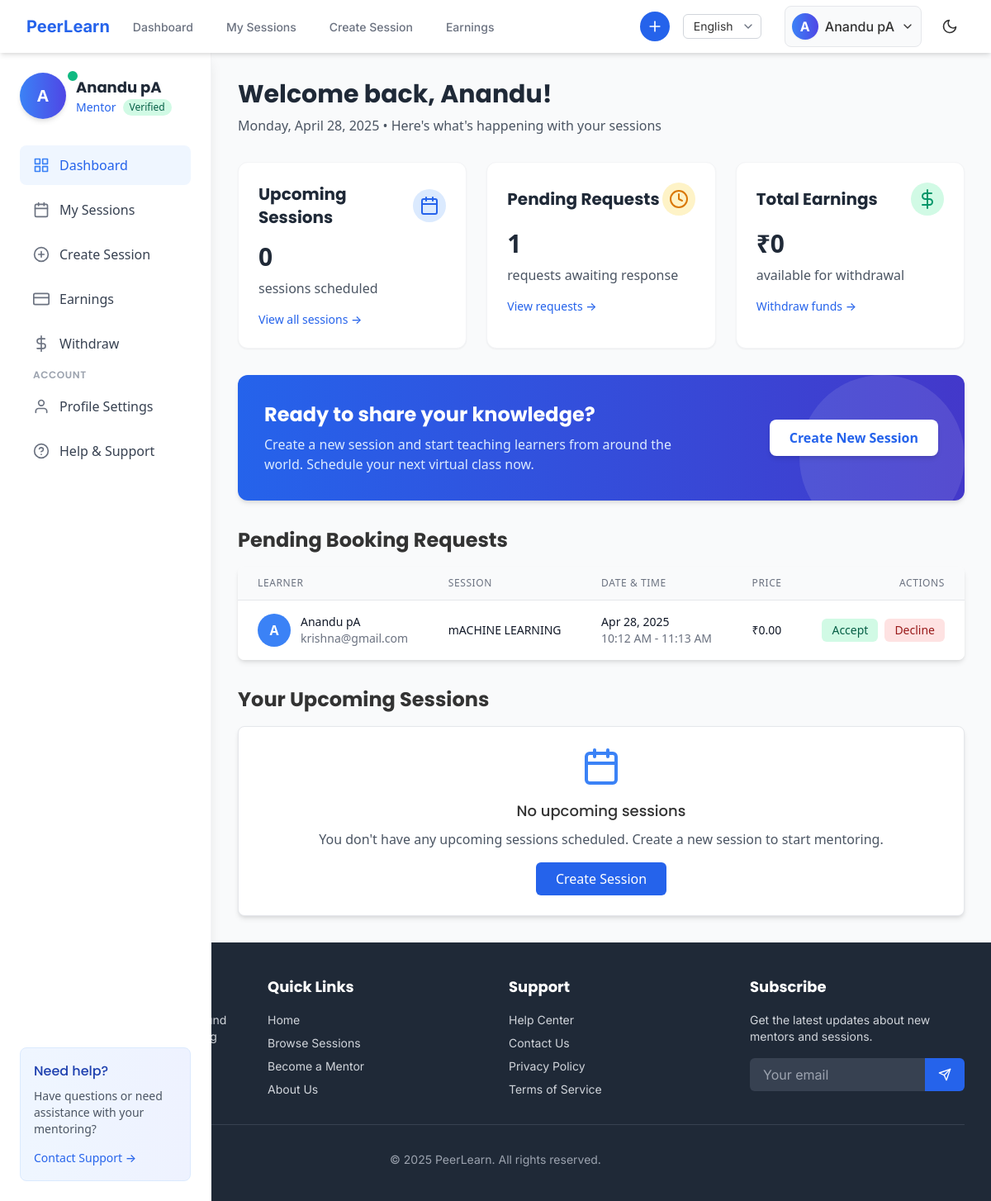
The page /dashboard/mentor/ (signed in) on the database as committed earlier.
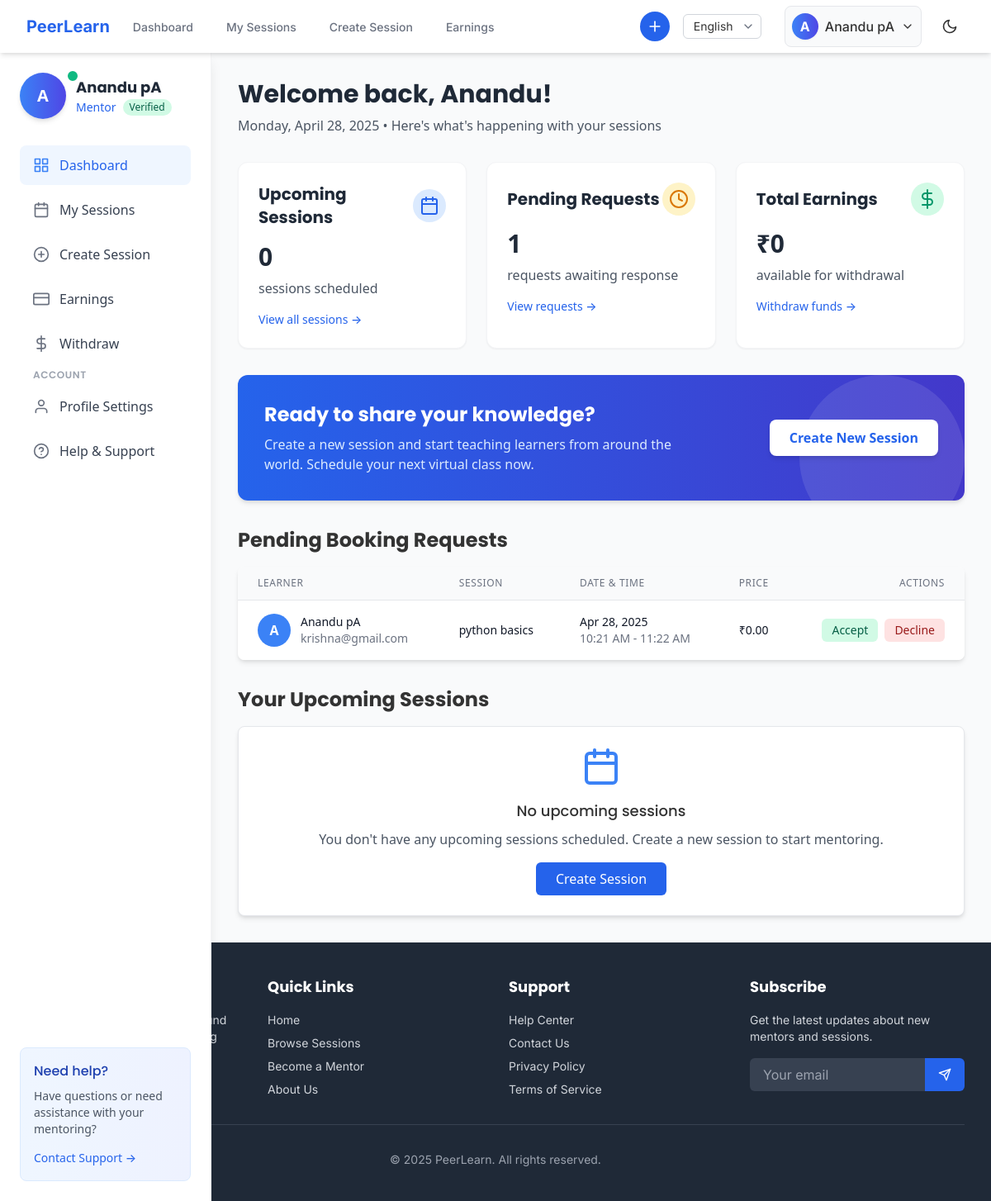
The same page on the database as committed later.
### learning_sessions/models.py (models this page shows, shortened)
class Booking(models.Model):
    STATUS_CHOICES = (
        ('pending', _('Pending')),
        ('confirmed', _('Confirmed')),
        ('rejected', _('Rejected')),
        ('cancelled', _('Cancelled')),
        ('completed', _('Completed')),
    )
    session = models.ForeignKey(Session, on_delete=models.CASCADE, related_name='bookings')
    learner = models.ForeignKey(User, on_delete=models.CASCADE, related_name='bookings')
    status = models.CharField(_('status'), max_length=20, choices=STATUS_CHOICES, default='pending')
    payment_complete = models.BooleanField(_('payment complete'), default=False)
    coupon_applied = models.CharField(_('coupon code'), max_length=50, blank=True, null=True)
    discount_amount = models.DecimalField(_('discount amount'), max_digits=10, decimal_places=2, default=0)
    final_price = models.DecimalField(_('final price'), max_digits=10, decimal_places=2, null=True)
    created_at = models.DateTimeField(auto_now_add=True)
    class Meta:
        ordering = ['-created_at']
        unique_together = ('session', 'learner')

class Session(models.Model):
    STATUS_CHOICES = (
        ('scheduled', _('Scheduled')),
        ('in_progress', _('In Progress')),
        ('completed', _('Completed')),
        ('cancelled', _('Cancelled')),
    )
    mentor = models.ForeignKey(MentorProfile, on_delete=models.CASCADE, related_name='sessions')
    title = models.CharField(_('title'), max_length=255)
    description = models.TextField(_('description'))
    topics_to_cover = models.TextField(_('topics to cover'), blank=True, help_text=_("List of topics that will be covered in this session"))
    start_time = models.DateTimeField(_('start time'))
    end_time = models.DateTimeField(_('end time'))
    price = models.DecimalField(_('price'), max_digits=10, decimal_places=2)
    max_participants = models.PositiveIntegerField(_('maximum participants'), default=1)
    current_participants = models.PositiveIntegerField(_('current participants'), default=0)
    status = models.CharField(_('status'), max_length=20, choices=STATUS_CHOICES, default='scheduled')
    tags = models.CharField(_('tags'), max_length=255, blank=True, help_text=_("Comma-separated tags"))
    thumbnail = models.ImageField(_('thumbnail'), upload_to='session_thumbnails/', blank=True, null=True)
    created_at = models.DateTimeField(auto_now_add=True)
    updated_at = models.DateTimeField(auto_now=True)
    class Meta:
        ordering = ['start_time']
        indexes = [
            models.Index(fields=['start_time']),
            models.Index(fields=['status']),
        ]

### users/models.py (models this page shows, shortened)
class User(AbstractUser):
    ROLE_CHOICES = (
        ('learner', _('Learner')),
        ('mentor', _('Mentor')),
        ('admin', _('Admin')),
    )
    username = None
    email = models.EmailField(_('email address'), unique=True)
    profile_picture = models.ImageField(_('profile picture'), upload_to='profile_pictures/', blank=True, null=True)
    role = models.CharField(_('role'), max_length=10, choices=ROLE_CHOICES, default='learner')
    two_factor_enabled = models.BooleanField(_('two-factor authentication'), default=False)
    USERNAME_FIELD = 'email'
    REQUIRED_FIELDS = []
    objects = UserManager()
    def get_full_name(self):
        return f"{self.first_name} {self.last_name}".strip() or self.email
    full_name = property(get_full_name)
    def get_dashboard_url(self):
        if self.role == 'learner':
            return reverse('learner_dashboard')
        elif self.role == 'mentor':
            return reverse('mentor_dashboard')
        elif self.role == 'admin':
            return reverse('admin_dashboard')
        return reverse('landing_page')

### users/views.py (the view)
# urls.py: path('dashboard/mentor/', views.mentor_dashboard, name='mentor_dashboard'),
@login_required
def mentor_dashboard(request):
    if request.user.role != 'mentor':
        return redirect(request.user.get_dashboard_url())
    from learning_sessions.models import Session, Booking
    from payments.models import Transaction
    from .models import MentorProfile
    try:
        mentor_profile = request.user.mentor_profile
    except MentorProfile.DoesNotExist:
        mentor_profile = MentorProfile.objects.create(
            user=request.user,
            expertise="",
            bio="",
            hourly_rate=0
        )
    upcoming_sessions = Session.objects.filter(
        mentor=mentor_profile,
        start_time__gt=timezone.now(),
    ).order_by('start_time')
    pending_bookings = Booking.objects.filter(
        session__mentor=mentor_profile,
        status='pending'
    ).order_by('created_at')
    earnings = Transaction.objects.filter(
        booking__session__mentor=mentor_profile,
        status='completed'
    )
    total_earnings = sum(t.amount for t in earnings)
    pending_withdrawals = Transaction.objects.filter(
        booking__session__mentor=mentor_profile,
        status='withdrawal_pending'
    ).count()
    return render(request, 'dashboard/mentor_dashboard.html', {
        'mentor_profile': mentor_profile,
        'upcoming_sessions': upcoming_sessions,
        'pending_bookings': pending_bookings,
        'total_earnings': total_earnings,
        'pending_withdrawals': pending_withdrawals,
    })

### templates/dashboard/mentor_dashboard.html (shortened to what the changed rows need)
{% extends 'base.html' %}
{% load i18n %}
{% load static %}
{% block content %}
<div class="bg-gray-50 min-h-screen font-sans">
    <div id="sidebar" class="sidebar fixed left-0 top-16 bottom-0 w-64 bg-white shadow-lg z-40 border-r border-gray-100 transition-all duration-300 transform -translate-x-full md:translate-x-0">
        <div class="h-full flex flex-col overflow-y-auto scrollbar-thin">
            <div class="p-6">
                <div class="flex items-center mb-6">
                    <div>
                        <h2 class="text-lg font-bold text-gray-800">{{ user.get_full_name }}</h2>
                    </div>
                </div>
            </div>
        </div>
    </div>
    <div class="md:ml-64 p-6 lg:p-8">
        <h1 class="text-3xl font-bold text-gray-800 mb-2">{% trans "Welcome back" %}, {{ user.first_name }}!</h1>
        <div class="grid grid-cols-1 md:grid-cols-3 gap-6 mb-8">
            <div class="bg-white rounded-xl shadow-sm p-6 border border-gray-100 transform transition-all duration-300 hover:shadow-md hover:-translate-y-1">
                <div class="flex justify-between items-center mb-4">
                    <h2 class="text-xl font-bold text-gray-800">{% trans "Upcoming Sessions" %}</h2>
                </div>
            </div>
            <div class="bg-white rounded-xl shadow-sm p-6 border border-gray-100 transform transition-all duration-300 hover:shadow-md hover:-translate-y-1">
                <div class="flex justify-between items-center mb-4">
                    <h2 class="text-xl font-bold text-gray-800">{% trans "Pending Requests" %}</h2>
                </div>
            </div>
            <div class="bg-white rounded-xl shadow-sm p-6 border border-gray-100 transform transition-all duration-300 hover:shadow-md hover:-translate-y-1">
                <div class="flex justify-between items-center mb-4">
                    <h2 class="text-xl font-bold text-gray-800">{% trans "Total Earnings" %}</h2>
                </div>
            </div>
        </div>
        <div class="bg-gradient-to-r from-blue-600 to-indigo-700 rounded-xl shadow-md p-8 mb-8 text-white relative overflow-hidden">
            <div class="flex flex-col md:flex-row md:items-center justify-between relative z-10">
                <div class="mb-6 md:mb-0">
                    <h2 class="text-2xl font-bold mb-2">{% trans "Ready to share your knowledge?" %}</h2>
                </div>
            </div>
        </div>
        <h2 class="text-2xl font-bold mb-4">{% trans "Pending Booking Requests" %}</h2>
        {% if pending_bookings %}
            <div class="bg-white rounded-lg shadow-md overflow-hidden mb-8">
                <table class="min-w-full divide-y divide-gray-200">
                    <thead class="bg-gray-50">
                        <tr>
                            <th scope="col" class="px-6 py-3 text-left text-xs font-medium text-gray-500 uppercase tracking-wider">
                                {% trans "Learner" %}
                            </th>
                            <th scope="col" class="px-6 py-3 text-left text-xs font-medium text-gray-500 uppercase tracking-wider">
                                {% trans "Session" %}
                            </th>
                            <th scope="col" class="px-6 py-3 text-left text-xs font-medium text-gray-500 uppercase tracking-wider">
                                {% trans "Date & Time" %}
                            </th>
                            <th scope="col" class="px-6 py-3 text-left text-xs font-medium text-gray-500 uppercase tracking-wider">
                                {% trans "Price" %}
                            </th>
                            <th scope="col" class="px-6 py-3 text-right text-xs font-medium text-gray-500 uppercase tracking-wider">
                                {% trans "Actions" %}
                            </th>
                        </tr>
                    </thead>
                    <tbody class="bg-white divide-y divide-gray-200">
                        {% for booking in pending_bookings %}
                            <tr>
                                <td class="px-6 py-4 whitespace-nowrap">
                                    <div class="flex items-center">
                                        {% if booking.learner.profile_picture %}
                                            <img src="{{ booking.learner.profile_picture.url }}" alt="{{ booking.learner.get_full_name }}" class="h-10 w-10 rounded-full object-cover mr-3">
                                        {% else %}
                                            <div class="h-10 w-10 rounded-full bg-blue-500 text-white flex items-center justify-center font-bold mr-3">
                                                {{ booking.learner.first_name|first|upper }}
                                            </div>
                                        {% endif %}
                                        <div>
                                            <div class="text-sm font-medium text-gray-900">{{ booking.learner.get_full_name }}</div>
                                            <div class="text-sm text-gray-500">{{ booking.learner.email }}</div>
                                        </div>
                                    </div>
                                </td>
                                <td class="px-6 py-4 whitespace-nowrap">
                                    <div class="text-sm font-medium text-gray-900">{{ booking.session.title }}</div>
                                </td>
                                <td class="px-6 py-4 whitespace-nowrap">
                                    <div class="text-sm text-gray-900">{{ booking.session.start_time|date:"M d, Y" }}</div>
                                    <div class="text-sm text-gray-500">{{ booking.session.start_time|date:"g:i A" }} - {{ booking.session.end_time|date:"g:i A" }}</div>
                                </td>
                                <td class="px-6 py-4 whitespace-nowrap">
                                    <div class="text-sm font-medium text-gray-900">
                                        {% if booking.final_price %}
                                            ₹{{ booking.final_price }}
                                            {% if booking.discount_amount > 0 %}
                                                <span class="text-xs text-green-600 line-through">₹{{ booking.session.price }}</span>
                                            {% endif %}
                                        {% else %}
                                            ₹{{ booking.session.price }}
                                        {% endif %}
                                    </div>
                                </td>
                                <td class="px-6 py-4 whitespace-nowrap text-right text-sm font-medium">
                                    <div class="flex justify-end space-x-2">
                                        <form method="post" action="{% url 'booking_action' booking_id=booking.id action='accept' %}" class="inline">
                                            <button type="submit" class="bg-green-100 text-green-800 px-3 py-1 rounded-md hover:bg-green-200 transition">
                                                {% trans "Accept" %}
                                            </button>
                                        </form>
                                        <form method="post" action="{% url 'booking_action' booking_id=booking.id action='reject' %}" class="inline">
                                            <button type="submit" class="bg-red-100 text-red-800 px-3 py-1 rounded-md hover:bg-red-200 transition">
                                                {% trans "Decline" %}
                                            </button>
                                        </form>
                                    </div>
                                </td>
                            </tr>
                        {% endfor %}
                    </tbody>
                </table>
            </div>
        {% endif %}
        <h2 class="text-2xl font-bold mb-4">{% trans "Your Upcoming Sessions" %}</h2>
    </div>
</div>
{% endblock %}

Rows that differ between the two databases and show on the page:
removed Booking: learner.first_name|first "A", learner.get_full_name "Anandu pA", learner.email "krishna@gmail.com", session "mACHINE LEARNING", session.start_time "Apr 28, 2025", session.start_time "10:12 AM", session.end_time "11:13 AM", session.price "0.00"
added Booking: learner.first_name|first "A", learner.get_full_name "Anandu pA", learner.email "krishna@gmail.com", session "python basics", session.start_time "Apr 28, 2025", session.start_time "10:21 AM", session.end_time "11:22 AM", session.price "0.00"
